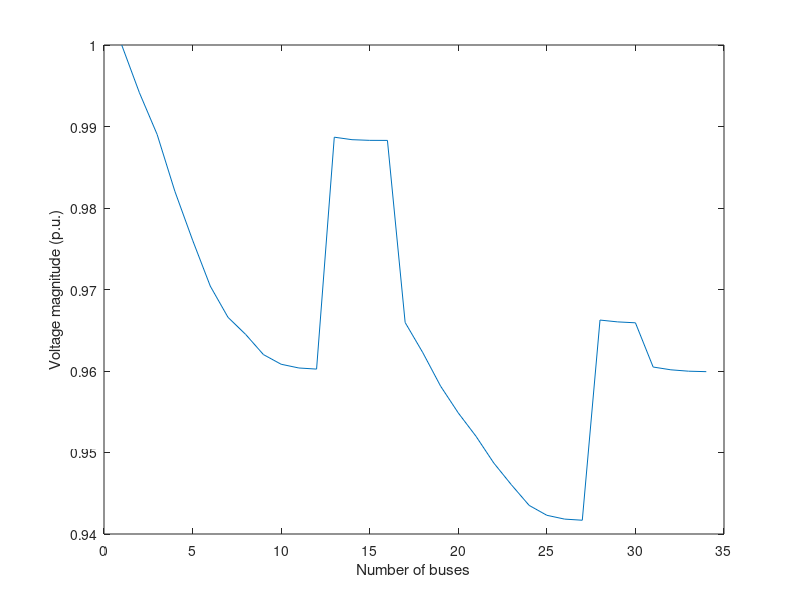

This chart was generated by the following MATLAB code:
clc
clear all

%==========================================================================
%                              LINE DATA [Ohm]
%==========================================================================
%branch no sending  reciving  R(Ohm)     X(Ohm)
%==========================================================================

LD = [1 1 2 0.1170 0.0480
    2 2 3 0.1072 0.0440
    3 3 4 0.1645 0.0457
    4 4 5 0.1495 0.0415
    5 5 6 0.1495 0.0415
    6 6 7 0.3144 0.0540
    7 7 8 0.2096 0.0360
    8 8 9 0.3144 0.0540
    9 9 10 0.2096 0.0360
    10 10 11 0.1310 0.0225
    11 11 12 0.1048 0.0180
    12 3 13 0.1572 0.0270
    13 13 14 0.2096 0.0360
    14 14 15 0.1048 0.0180
    15 15 16 0.0524 0.0090
    16 6 17 0.1794 0.0498
    17 17 18 0.1645 0.0457
    18 18 19 0.2079 0.0473
    19 19 20 0.1890 0.0430
    20 20 21 0.1890 0.0430
    21 21 22 0.2620 0.0450
    22 22 23 0.2620 0.0450
    23 23 24 0.3144 0.0540
    24 24 25 0.2096 0.0360
    25 25 26 0.1310 0.0225
    26 26 27 0.1048 0.0180
    27 7 28 0.1572 0.0270
    28 28 29 0.1572 0.0270
    29 29 30 0.1572 0.0270
    30 10 31 0.1572 0.0270
    31 31 32 0.2096 0.0360
    32 32 33 0.1572 0.0270
    33 33 34 0.1048 0.0180];

%==========================================================================
%                         BUS DATA [kW and kVar]
%==========================================================================
% bus no     activepower   reactivepower
%              bus_number      P(kw)                     Q(kVAR)
BD = [1	0	0
    2	230	142.5
    3	0	0
    4	230	142.5
    5	230	142.5
    6	0 0
    7	0	0
    8	230	142.5
    9	230	142.5
    10	0	0
    11	230	142.5
    12	137	84
    13	72	45
    14	72	45
    15	72	45
    16	13.5	7.5
    17	230	142.5
    18	230	142.5
    19	230	142.5
    20	230	142.5
    21	230	142.5
    22	230	142.5
    23	230	142.5
    24	230	142.5
    25	230	142.5
    26	230	142.5
    27	137	85
    28	75	48
    29	75	48
    30	75	48
    31	57	34.5
    32	57	34.5
    33	57	34.5
    34	57	34.5];

%==========================================================================
PP = sum(BD(:, 2));
QQ = sum(BD(:, 3));
fprintf('===========================Power factor=========================')
Power_Factor = cos(atan(QQ / PP))
%==========================================================================
br = length(LD);
no = length(BD);
%==========================================================================
MVAb = 100;
KVb = 11;
Zb = (KVb^2) / MVAb;
%==========================================================================
%                              Per Unit Values
%==========================================================================
R = (LD(:, 4)) / Zb;
X = (LD(:, 5)) / Zb;
P = (BD(:, 2)) ./ (1000 * MVAb);
Q = (BD(:, 3)) ./ (1000 * MVAb);
%==========================================================================
%         Code for  bus-injection to branch-current matrix (BIBC)
%==========================================================================
bibc = zeros(size(LD, 1), size(LD, 1));

for i = 1:size(LD, 1)

    if LD(i, 2) == 1
        bibc(LD(i, 3) - 1, LD(i, 3) - 1) = 1;
    else
        bibc(:, LD(i, 3) - 1) = bibc(:, LD(i, 2) - 1);
        bibc(LD(i, 3) - 1, LD(i, 3) - 1) = 1;
    end

end

S = complex(P, Q); % complex power
Vo = ones(size(LD, 1), 1); % initial bus votage % 10 change to specific data value
S(1) = [];
VB = Vo;
iteration = 100;
% iteration=input('number of iteration : ');
%==========================================================================
for ip = 1:iteration
    %======================================================================
    %                           Backward Sweep
    %=====================================================================
    I = conj(S ./ VB); % injected current
    Z = complex(R, X); %branch impedance
    ZD = diag(Z); %makeing it diagonal
    IB = bibc * I; %branch current
    %======================================================================
    %                           Forward Sweep
    %======================================================================
    TRX = bibc' * ZD * bibc;
    VB = Vo - TRX * I;
end

%==========================================================================
Vbus = [1; VB];
fprintf('====================Voltage magnitude (p.u.)=====================')
V_bus = abs(Vbus)
V_min= min(V_bus)
I_Line = abs(IB);
%==========================================================================
%                               Power Loss
%==========================================================================
Ibrp = [abs(IB) angle(IB) * 180 / pi];
PLL(1, 1) = 0;
QLL(1, 1) = 0;
% losses
for f2 = 1:size(LD, 1)
    Pl(f2, 1) = (Ibrp(f2, 1)^2) * R(f2, 1);
    Ql(f2, 1) = X(f2, 1) * (Ibrp(f2, 1)^2);
    PLL(1, 1) = PLL(1, 1) + Pl(f2, 1);
    QLL(1, 1) = QLL(1, 1) + Ql(f2, 1);
end

%==========================================================================
%                           Power Loss in each branch
%==========================================================================
fprintf('===============Active power loss in each branch (kW)=============')
Plosskw = (Pl) * 100000;
fprintf('=============Reactive power loss in each branch (kVAR)===========')
Qlosskw = (Ql) * 100000;
%==========================================================================
%                              Total Power Loss
%==========================================================================
fprintf('=================Total active power loss (kW)===================')
Total_PLoss = (PLL) * 100000
fprintf('===============Total reactive power loss (kVAR)=================')
Total_QLoss = (QLL) * 100000
%==========================================================================
figure(1)
plot([1:no], V_bus)
xlabel('Number of buses')
ylabel('Voltage magnitude (p.u.)')
